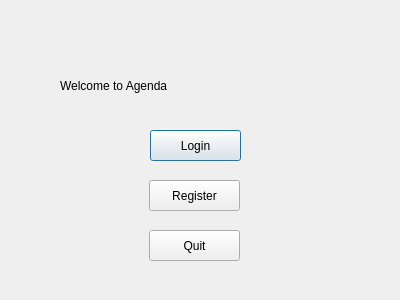
<?xml version="1.0" encoding="UTF-8"?>
<ui version="4.0">
 <class>WelcomeDialog</class>
 <widget class="QDialog" name="WelcomeDialog">
  <property name="geometry">
   <rect>
    <x>0</x>
    <y>0</y>
    <width>400</width>
    <height>300</height>
   </rect>
  </property>
  <property name="maximumSize">
   <size>
    <width>400</width>
    <height>300</height>
   </size>
  </property>
  <property name="windowTitle">
   <string>WelcomeDialog</string>
  </property>
  <property name="styleSheet">
   <string notr="true">background-image: url(:/bg.png);</string>
  </property>
  <widget class="QLabel" name="welcome">
   <property name="geometry">
    <rect>
     <x>60</x>
     <y>60</y>
     <width>311</width>
     <height>51</height>
    </rect>
   </property>
   <property name="styleSheet">
    <string notr="true">font: 26pt &quot;Tempus Sans ITC&quot;;</string>
   </property>
   <property name="text">
    <string>Welcome to Agenda</string>
   </property>
  </widget>
  <widget class="QPushButton" name="Login">
   <property name="geometry">
    <rect>
     <x>150</x>
     <y>130</y>
     <width>91</width>
     <height>31</height>
    </rect>
   </property>
   <property name="styleSheet">
    <string notr="true">font: 12pt &quot;Bell MT&quot;;</string>
   </property>
   <property name="text">
    <string>Login</string>
   </property>
  </widget>
  <widget class="QPushButton" name="RegisterBottom">
   <property name="geometry">
    <rect>
     <x>149</x>
     <y>180</y>
     <width>91</width>
     <height>31</height>
    </rect>
   </property>
   <property name="styleSheet">
    <string notr="true">font: 12pt &quot;Bell MT&quot;;</string>
   </property>
   <property name="text">
    <string>Register</string>
   </property>
  </widget>
  <widget class="QPushButton" name="QuitButton">
   <property name="geometry">
    <rect>
     <x>149</x>
     <y>230</y>
     <width>91</width>
     <height>31</height>
    </rect>
   </property>
   <property name="styleSheet">
    <string notr="true">font: 12pt &quot;Bell MT&quot;;</string>
   </property>
   <property name="text">
    <string>Quit</string>
   </property>
  </widget>
 </widget>
 <resources/>
 <connections/>
</ui>
